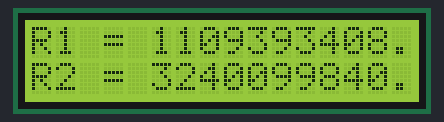
The sketch below on a simulated Arduino Uno, built with avr-gcc and run on an emulated ATmega328P. On the bench: 16×2 character LCD.

Above: at 0.1 s.
At 3.1 s:
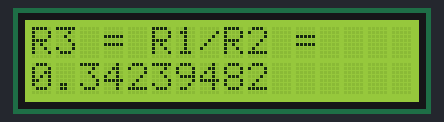

The sketch:

digital_design.ino
```cpp
/*
 * FWC IITH – Digital Design (IEEE-754 Floating Point)
 * GATE Question: IEEE-754 floating-point arithmetic R3 = R1 / R2
 * Platform: Arduino Uno + LCD JHD162A (16×2)
 * Author: Tirumala Sai Nithin | Employee ID: FWC22187
 * IIT Hyderabad – Future Wireless Communications
 */

#include <LiquidCrystal.h>

// LCD pin connections: RS, RW, EN, D4, D5, D6, D7
LiquidCrystal lcd(4, 5, 6, 7, 8, 9, 10);

void setup() {
  lcd.begin(16, 2);
  lcd.clear();

  // IEEE-754 hex representations
  float R1_hex = 0x42200000;  // 40.0 in IEEE-754
  float R2_hex = 0xC1200000;  // -10.0 in IEEE-754

  // Type-pun hex to float
  float R1 = *(float*)&R1_hex;
  float R2 = *(float*)&R2_hex;

  // Compute R3 = R1 / R2
  float R3 = R1 / R2;

  // Display R1, R2
  lcd.print("R1 = ");
  lcd.print(R1, 8);
  lcd.setCursor(0, 1);
  lcd.print("R2 = ");
  lcd.print(R2, 8);
  delay(3000);
  lcd.clear();

  // Display R3
  lcd.print("R3 = R1/R2 =");
  lcd.setCursor(0, 1);
  lcd.print(R3, 8);
}

void loop() {
  // Static display — nothing to loop
}
```
